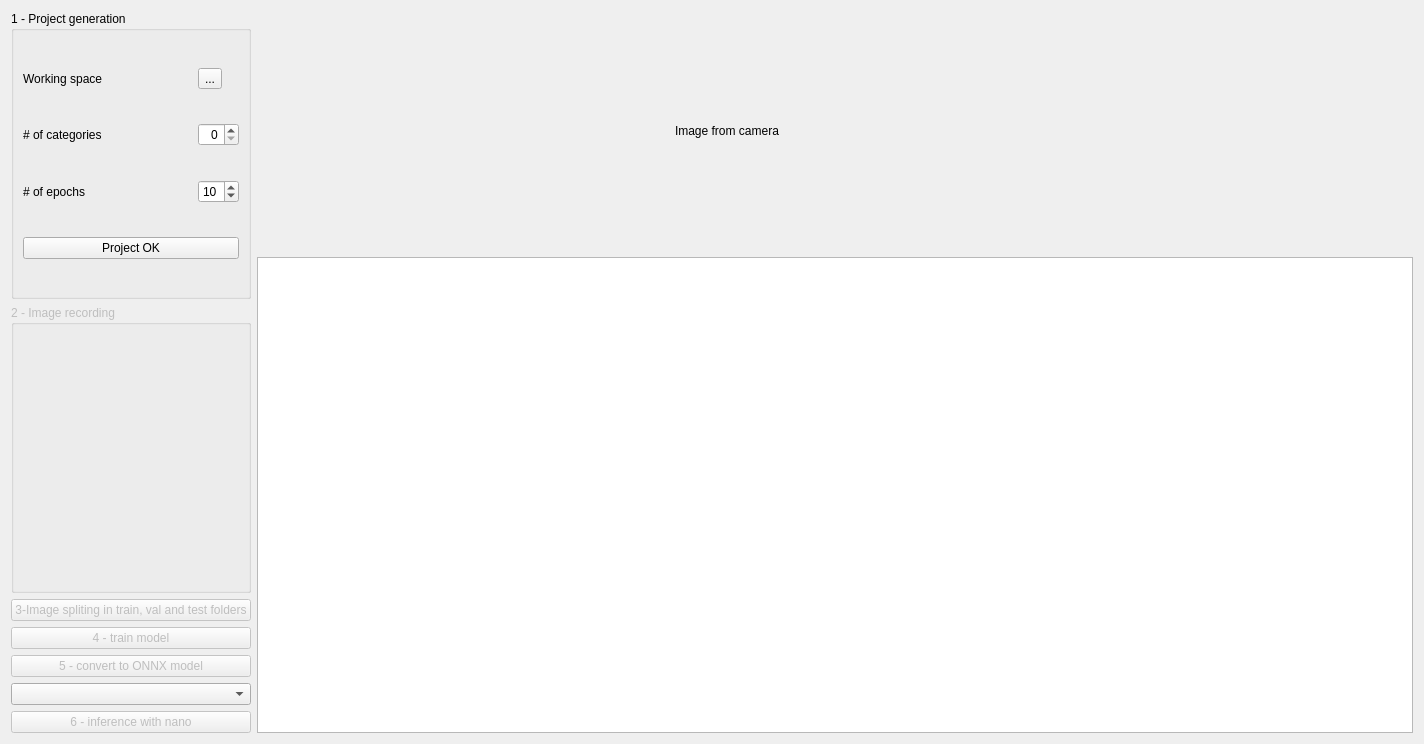
<?xml version="1.0" encoding="UTF-8"?>
<ui version="4.0">
 <class>Form</class>
 <widget class="QWidget" name="Form">
  <property name="geometry">
   <rect>
    <x>0</x>
    <y>0</y>
    <width>1424</width>
    <height>744</height>
   </rect>
  </property>
  <property name="windowTitle">
   <string>AI with Jetson Nano</string>
  </property>
  <layout class="QHBoxLayout" name="horizontalLayout">
   <item>
    <layout class="QVBoxLayout" name="verticalLayout">
     <item>
      <widget class="QGroupBox" name="gb_project">
       <property name="title">
        <string>1 - Project generation</string>
       </property>
       <layout class="QHBoxLayout" name="horizontalLayout_3">
        <item>
         <layout class="QGridLayout" name="gridLayout">
          <property name="sizeConstraint">
           <enum>QLayout::SetDefaultConstraint</enum>
          </property>
          <item row="0" column="0">
           <widget class="QLabel" name="lbl_working_space">
            <property name="text">
             <string>Working space</string>
            </property>
           </widget>
          </item>
          <item row="3" column="0" colspan="2">
           <widget class="QPushButton" name="btn_project_ok">
            <property name="toolTip">
             <string>&lt;html&gt;&lt;head/&gt;&lt;body&gt;&lt;p&gt;Create the 'train', 'val' and 'test' sub-directories to distribute/split images in.&lt;/p&gt;&lt;/body&gt;&lt;/html&gt;</string>
            </property>
            <property name="text">
             <string>Project OK</string>
            </property>
           </widget>
          </item>
          <item row="0" column="1">
           <widget class="QToolButton" name="btn_working_space">
            <property name="toolTip">
             <string>&lt;html&gt;&lt;head/&gt;&lt;body&gt;&lt;p&gt;The Working Space is the directory where all the images from your webcam will be saved in the sub-directory 'images'.&lt;/p&gt;&lt;p&gt;If it is not empty, all its content can be used to train a new model, you don't need to record new images.&lt;/p&gt;&lt;/body&gt;&lt;/html&gt;</string>
            </property>
            <property name="text">
             <string>...</string>
            </property>
           </widget>
          </item>
          <item row="1" column="1">
           <widget class="QSpinBox" name="sb_nb_categories">
            <property name="toolTip">
             <string>&lt;html&gt;&lt;head/&gt;&lt;body&gt;&lt;p&gt;Specify the number of categories (number of classes) that you want your model to learn.&lt;/p&gt;&lt;/body&gt;&lt;/html&gt;</string>
            </property>
            <property name="alignment">
             <set>Qt::AlignRight|Qt::AlignTrailing|Qt::AlignVCenter</set>
            </property>
            <property name="prefix">
             <string/>
            </property>
           </widget>
          </item>
          <item row="1" column="0">
           <widget class="QLabel" name="lbl_nb_categories">
            <property name="text">
             <string># of categories</string>
            </property>
           </widget>
          </item>
          <item row="2" column="0">
           <widget class="QLabel" name="label">
            <property name="text">
             <string># of epochs</string>
            </property>
           </widget>
          </item>
          <item row="2" column="1">
           <widget class="QSpinBox" name="sb_epochs">
            <property name="minimum">
             <number>5</number>
            </property>
            <property name="value">
             <number>10</number>
            </property>
           </widget>
          </item>
         </layout>
        </item>
       </layout>
      </widget>
     </item>
     <item>
      <widget class="QGroupBox" name="gb_recording">
       <property name="enabled">
        <bool>false</bool>
       </property>
       <property name="title">
        <string>2 - Image recording</string>
       </property>
       <layout class="QVBoxLayout" name="verticalLayout_3">
        <item>
         <layout class="QVBoxLayout" name="vl_record"/>
        </item>
       </layout>
      </widget>
     </item>
     <item>
      <widget class="QPushButton" name="btn_split_image">
       <property name="enabled">
        <bool>false</bool>
       </property>
       <property name="toolTip">
        <string>&lt;html&gt;&lt;head/&gt;&lt;body&gt;&lt;p&gt;Split / distribute randomly the images into the 'train' (80%), 'test' (10%) and 'val' (10%) directories.&lt;/p&gt;&lt;/body&gt;&lt;/html&gt;</string>
       </property>
       <property name="text">
        <string>3-Image spliting in train, val and test folders</string>
       </property>
      </widget>
     </item>
     <item>
      <widget class="QPushButton" name="btn_train_model">
       <property name="enabled">
        <bool>false</bool>
       </property>
       <property name="toolTip">
        <string>&lt;html&gt;&lt;head/&gt;&lt;body&gt;&lt;p&gt;Train a RESNET-18 model with the images. It uses PyTorch.&lt;/p&gt;&lt;/body&gt;&lt;/html&gt;</string>
       </property>
       <property name="text">
        <string>4 - train model</string>
       </property>
      </widget>
     </item>
     <item>
      <widget class="QPushButton" name="btn_convert_onnx">
       <property name="enabled">
        <bool>false</bool>
       </property>
       <property name="toolTip">
        <string>&lt;html&gt;&lt;head/&gt;&lt;body&gt;&lt;p&gt;Convert the model to ONNX format to be used by TensorRT.&lt;/p&gt;&lt;/body&gt;&lt;/html&gt;</string>
       </property>
       <property name="text">
        <string>5 - convert to ONNX model</string>
       </property>
      </widget>
     </item>
     <item>
      <widget class="QComboBox" name="cb_select_model">
       <property name="toolTip">
        <string>&lt;html&gt;&lt;head/&gt;&lt;body&gt;&lt;p&gt;If the Working Space is not empty, you can select the model you want to work with. &lt;/p&gt;&lt;/body&gt;&lt;/html&gt;</string>
       </property>
      </widget>
     </item>
     <item>
      <widget class="QPushButton" name="btn_inference">
       <property name="enabled">
        <bool>false</bool>
       </property>
       <property name="toolTip">
        <string>&lt;html&gt;&lt;head/&gt;&lt;body&gt;&lt;p&gt;Start classification on the image acquired by the Nano's webcam to make prediction (inference) using the model.&lt;/p&gt;&lt;/body&gt;&lt;/html&gt;</string>
       </property>
       <property name="text">
        <string>6 - inference with nano</string>
       </property>
      </widget>
     </item>
    </layout>
   </item>
   <item>
    <layout class="QVBoxLayout" name="verticalLayout_4">
     <item>
      <layout class="QHBoxLayout" name="horizontalLayout_2">
       <property name="sizeConstraint">
        <enum>QLayout::SetDefaultConstraint</enum>
       </property>
       <property name="leftMargin">
        <number>0</number>
       </property>
       <property name="topMargin">
        <number>0</number>
       </property>
       <item>
        <widget class="QLabel" name="lbl_image">
         <property name="minimumSize">
          <size>
           <width>320</width>
           <height>240</height>
          </size>
         </property>
         <property name="maximumSize">
          <size>
           <width>320</width>
           <height>240</height>
          </size>
         </property>
         <property name="text">
          <string>Image from camera</string>
         </property>
        </widget>
       </item>
      </layout>
     </item>
     <item>
      <widget class="QPlainTextEdit" name="txt_log">
       <property name="minimumSize">
        <size>
         <width>800</width>
         <height>0</height>
        </size>
       </property>
       <property name="font">
        <font>
         <pointsize>8</pointsize>
        </font>
       </property>
       <property name="sizeAdjustPolicy">
        <enum>QAbstractScrollArea::AdjustToContents</enum>
       </property>
      </widget>
     </item>
    </layout>
   </item>
  </layout>
 </widget>
 <resources/>
 <connections/>
</ui>
